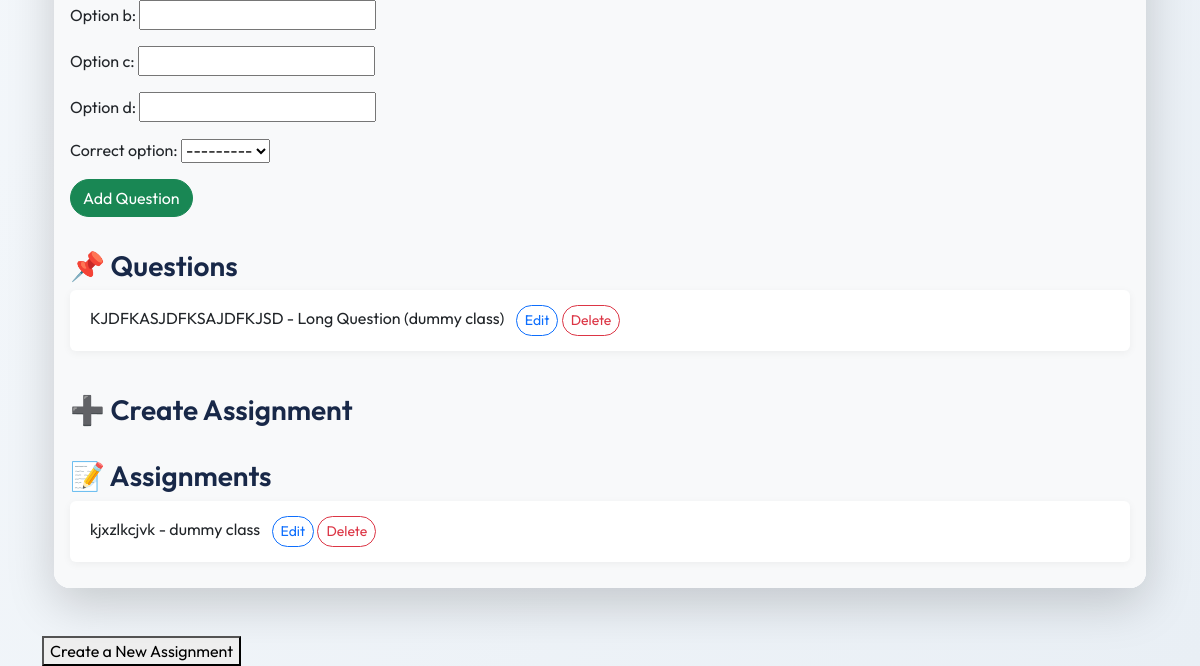
/user/teacher/dashboard/ (signed in, lower part), run on an earlier commit of the app's database.
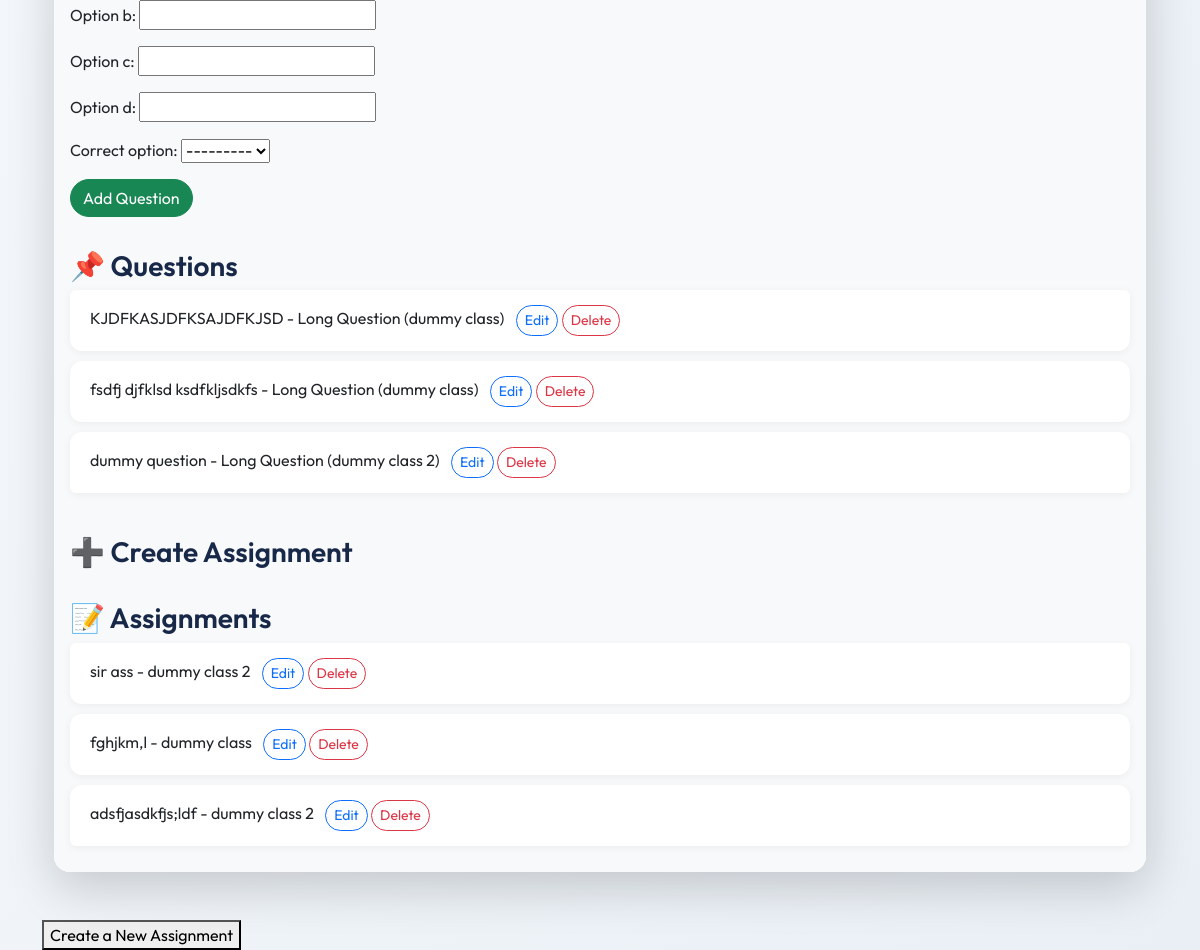
And on a later commit of the database.
### assignments/models.py (models this page shows, shortened)
class AssignmentQuestion(models.Model):
    QUESTION_TYPE_CHOICES=[
        ('LONG', 'Long Question'),
        ('SHORT', 'Short Question'),
        ('MCQ', 'Multiple Choice')
    ]
    teacher = models.ForeignKey(
        User,
        on_delete= CASCADE,
        limit_choices_to={'role': 'teacher'},
        related_name= 'questions'
    )
    assigned_class = models.ForeignKey(ClassRoom, on_delete=CASCADE, related_name='questions')
    text = models.TextField()
    question_type = models.CharField(max_length=5, choices = QUESTION_TYPE_CHOICES)
    marks = models.PositiveIntegerField()
    option_a = models.CharField(max_length = 255, blank = True, null = True)
    option_b = models.CharField(max_length=255, blank=True, null=True)
    option_c = models.CharField(max_length=255, blank=True, null=True)
    option_d = models.CharField(max_length=255, blank=True, null=True)
    correct_option = models.CharField(
        max_length=1,
        choices = [('a','A'), ('b', 'B'), ('c', 'C'), ('d', 'D')],
        null=True,
        blank=True,
    )
    created_at = models.DateTimeField(auto_now_add=True)

class Assignment(models.Model):
    title = models.CharField(max_length=255, verbose_name='Title')
    description = models.TextField(verbose_name='Description', blank=True, null=True)
    due_date = models.DateTimeField(validators=[validate_due_date])
    created_at = models.DateTimeField(auto_now_add=True)
    teacher = models.ForeignKey(
        User,
        on_delete=CASCADE,
        limit_choices_to={'role': 'teacher'},
        related_name='assignments',
        blank=True,
        null=True
    )
    assigned_class = models.ForeignKey(
        ClassRoom,
        on_delete=CASCADE,
        related_name='assignments')
    questions = models.ManyToManyField(
        AssignmentQuestion,
        through = 'AssignmentQuestionThrough',
        related_name = 'assignments'
    )

### school/models.py (models this page shows, shortened)
class ClassRoom(models.Model):
    name = models.CharField(max_length=100)
    grade_level= models.IntegerField(validators=[validate_grade_level])
    school = models.ForeignKey(School, on_delete=models.CASCADE, related_name='classes')
    assigned_teacher = models.ForeignKey(
        User,
        on_delete=models.SET_NULL,
        null=True,
        blank=True,
        limit_choices_to={'role': 'teacher'},
        related_name='teaching_classes'
    )
    students = models.ManyToManyField(
        User,
        blank=True,
        limit_choices_to={'role': 'student'},
        related_name='enrolled_classes'
    )
    is_active = models.BooleanField(default=True, verbose_name="Is Active")
    created_at = models.DateTimeField(auto_now_add=True)
    class Meta:
        unique_together = ('name', 'school')  #here ensuring classname should be unique, we fullfilled one section or multiple section requirements here
    def __str__(self):
        return f"{self.name} - Grade {self.grade_level} ({self.school.name})"

### users/views.py (the view, shortened to what this page needs)
# urls.py: path('teacher/dashboard/', TeacherDashboardView.as_view(), name='teacher_dashboard'),
@method_decorator(teacher_required, name='dispatch')
class TeacherDashboardView(View):
    template_name = 'teacher_dashboard.html'
    def get(self, request):
        if request.user.role !='teacher':
            return HttpResponse("this moduel is only for teacher")
        name_is, email_is, temp = teacher_basic_info(request)
        class_filter = request.GET.get('class_id')
        classes = request.user.teaching_classes.all()
        if class_filter:
            questions = AssignmentQuestion.objects.filter(teacher = request.user, assigned_class__id = class_filter)
            assignments = Assignment.objects.filter(teacher = request.user, assigned_class__id = class_filter)
        else:
            questions = AssignmentQuestion.objects.filter(teacher = request.user)
            assignments = Assignment.objects.filter(teacher=request.user)
        question_forms = {
            q.id: AssignmentQuestionInLineForm(instance=q, user=request.user)
            for q in questions
        }
        context = {
            'classes': classes,
            'selected_class_id':class_filter,
            "assignment_form": AssignmentForm(request = request),
            "question_form":AssignmentQuestionInLineForm(user=request.user),
            'question_forms' : question_forms,
            'assignments' : assignments,
            'questions': questions,
            "name_is": name_is,
            "email_is": email_is,
            'total_classes': temp
        }
        return render(request, self.template_name, context)

### assignments/forms.py (shortened to what this page needs)
class AssignmentForm(forms.ModelForm):
    class Meta:
        model = Assignment
        fields = ['title', 'assigned_class', 'due_date']
    def __init__(self, *args, **kwargs):
        self.request = kwargs.pop("request", None)
        super().__init__(*args, **kwargs)
        if self.request and self.request.user.role == "teacher":
            self.fields['assigned_class'].queryset = self.request.user.teaching_classes.all()

class AssignmentQuestionInLineForm(forms.ModelForm):
    class Meta:
        model = AssignmentQuestion
        fields = ('assigned_class', 'text', 'question_type', 'marks', 'option_a', 'option_b', 'option_c', 'option_d', 'correct_option')
    def __init__(self, *args, **kwargs):
        user = kwargs.pop('user', None)
        super().__init__(*args, **kwargs)
        self.user = user
        self.fields['assigned_class'].queryset = ClassRoom.objects.filter(assigned_teacher=user)

### users/templatetags/custom_filters.py (called while the page is built)
@register.filter
def get_item(dictionary, key):
    return dictionary.get(key)

### users/templates/teacher_dashboard.html (shortened to what this page needs)
{% extends 'base.html' %}
{% load custom_filters %}
{% block content %}
<div class="container py-5">
    <div class="card shadow-lg border-0 rounded-4">
        <div class="card-body bg-light rounded-bottom-4">
            <form class="mb-4" method="post">
                {{ question_form.as_p }}
                <button class="btn btn-success" type="submit">Add Question</button>
            </form>
            <h3>📌 Questions</h3>
            <ul class="list-group mb-4">
                {% for q in questions %}
                <li class="list-group-item">
                    <div id="question-display-{{ q.id }}">
                        {{ q.text }} - {{ q.get_question_type_display }} ({{ q.assigned_class.name }})
                        <button class="btn btn-sm btn-outline-primary ms-2"
                                onclick="toggleEditForm('{{ q.id }}', 'question')">Edit
                        </button>
                        <form method="post" style="display:inline;">
                            <button class="btn btn-sm btn-outline-danger" type="submit">Delete</button>
                        </form>
                    </div>
                </li>
                {% empty %}
                <li class="list-group-item text-muted">No questions available.</li>
                {% endfor %}
            </ul>
            <h3>➕ Create Assignment</h3>
            <h3>📝 Assignments</h3>
            <ul class="list-group">
                {% for a in assignments %}
                <li class="list-group-item">
                    <div id="assignment-display-{{ a.id }}">
                        {{ a.title }} - {{ a.assigned_class.name }}
                        <button class="btn btn-sm btn-outline-primary ms-2"
                                onclick="toggleEditForm('{{ a.id }}', 'assignment')">Edit
                        </button>
                        <form method="post" style="display:inline;">
                            <button class="btn btn-sm btn-outline-danger" type="submit">Delete</button>
                        </form>
                    </div>
                </li>
                {% empty %}
                <li class="list-group-item text-muted">No assignments available.</li>
                {% endfor %}
            </ul>
        </div>
    </div>
</div>
<div>
    <a href="{% url 'assignment_create_view' %}">
        <button type="button" >Create a New Assignment</button>
    </a>
</div>
{% endblock %}

What changed in the data, as far as the page shows it:
removed Assignment: title "kjxzlkcjvk", assigned_class.name "dummy class"
added AssignmentQuestion: text "fsdfj djfklsd ksdfkljsdkfs", question_type "Long Question", assigned_class.name "dummy class"
added AssignmentQuestion: text "dummy question", question_type "Long Question", assigned_class.name "dummy class 2"
added Assignment: title "sir ass", assigned_class.name "dummy class 2"
added Assignment: title "fghjkm,l", assigned_class.name "dummy class"
added Assignment: title "adsfjasdkfjs;ldf", assigned_class.name "dummy class 2"
